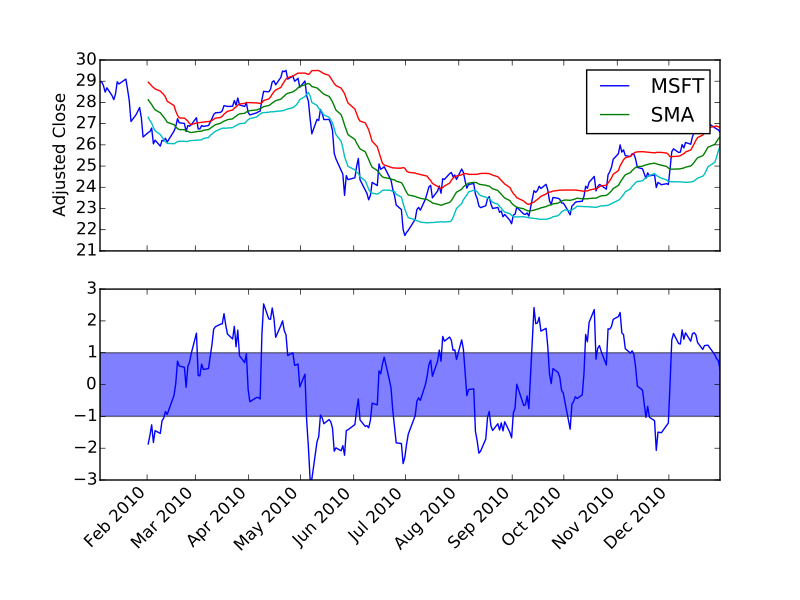

Reproduce this figure in Python.
import pandas as pd
import datetime as dt
import matplotlib.pyplot as plt
import QSTK.qstkutil.qsdateutil as du
import QSTK.qstkutil.DataAccess as da
import numpy as np

"""
Calculates the bollinger bands

"""

def bollinger(price,period):
    SMA = pd.rolling_mean(price,period,min_periods=period)
    STD = pd.rolling_std(price,period,min_periods=period)
    # bollinger bands
    upper = SMA+STD
    lower = SMA-STD
    # bollinger indicator
    bollinger_ind = (price-SMA)/STD
    return bollinger_ind

# main

# set start date and end date + lookup period for rolling mean
start = dt.datetime(2010, 1, 1)
end = dt.datetime(2010, 12, 31)
period = 20
timestamps = du.getNYSEdays(start, end, dt.timedelta(hours=16))

# get prices
data = da.DataAccess('Yahoo')
symbol = 'MSFT'
price = data.get_data(timestamps,[symbol],'close')

# calculate rolling statistics
SMA = pd.rolling_mean(price,period,min_periods=period)
STD = pd.rolling_std(price,period,min_periods=period)

# bollinger bands
upper = SMA+STD
lower = SMA-STD

# bollinger indicator
bollinger_ind = bollinger(price,20)

print(bollinger_ind[str(dt.date(2010, 6, 23))])

#plot 
#plt.clf()
fig = plt.figure(1)
plt.subplot(211)
plt.plot(timestamps, price,
		 timestamps, SMA,
		 timestamps, upper,
		 timestamps, lower)
#plt.fill_between(timestamps,lower,upper,where=np.isfinite(lower))
plt.legend([symbol,'SMA'])
plt.ylabel('Adjusted Close')
plt.xlabel('Date')

plt.subplot(212)
plt.plot(timestamps, bollinger_ind)
plt.fill_between(timestamps,-np.ones(len(timestamps)),np.ones(len(timestamps)),facecolor='blue', alpha=0.5)
fig.autofmt_xdate(rotation=45)
plt.savefig('bollinger.pdf', format='pdf')
